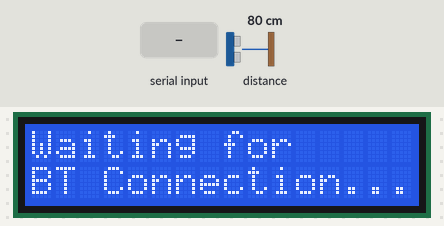
The program below on a simulated Arduino Nano, built with avr-gcc and run on an emulated ATmega328P. Shown: 16×2 character LCD. The inputs (shaded band) are chosen by the test bench; at power-on: distance to the obstacle 80 cm. What the program prints to the serial monitor is not drawn.

Above: at 1.2 s.
1.3 s: "WAITING\n" received over the second serial link
At 2.5 s:
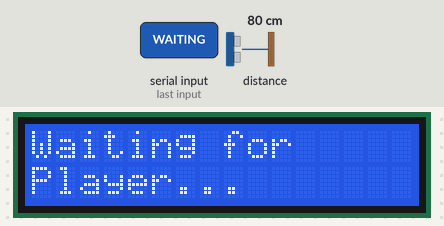
2.8 s: "START\n" received over the second serial link
At 3.7 s:
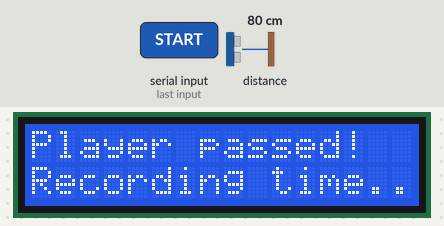
4.3 s: "STOPPED\n" received over the second serial link
At 5.6 s:
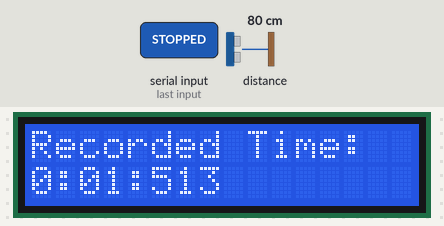
Timing chart, 0 to 7.3 s (numbered marks = the images above; inputs shaded):
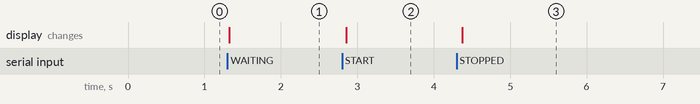

Measured:
- after the input at 1.3 s, the display: changes at once (image 1)
- after the input at 2.8 s, the display: changes after 0.05 s (image 2)
- after the input at 4.3 s, the display: changes after 0.07 s (image 3)

The program:

main.cpp
```cpp
#include <Arduino.h>
#include <Wire.h>
#include <LiquidCrystal_I2C.h>
#include <SoftwareSerial.h>
#include <VL53L0X.h>

// I2C LCD
const byte LCDAddress = 0x27, LCDRows = 16, LCDColumns = 2;
LiquidCrystal_I2C lcd(LCDAddress, LCDRows, LCDColumns);

// VL53L0X
#define GET_DISTANCE distanceSensor.readRangeContinuousMillimeters()
VL53L0X distanceSensor;
const int sensorTimeout = 500;
const int sensorThreshold = 300;

// Bluetooth UART
#define BT_RX_PIN 3
#define BT_TX_PIN 2
SoftwareSerial BTSerial(BT_RX_PIN, BT_TX_PIN);

// State
bool isTimerRunning = false;
unsigned long startTime = 0;

void stopAndReport();
String formatElapsed(long ms);

void setup()
{
  Serial.begin(9600);
  lcd.init();
  lcd.backlight();
  BTSerial.begin(9600);

  distanceSensor.setTimeout(sensorTimeout);
  while (!distanceSensor.init())
  {
    BTSerial.println("NO SENSOR");
    delay(100);
  }
  distanceSensor.startContinuous();

  BTSerial.println("WAITING");
  lcd.print("Waiting for");
  lcd.setCursor(0, 1);
  lcd.print("BT Connection...");
}

void loop()
{
  // 1) Handle incoming BT commands
  if (BTSerial.available())
  {
    String cmd = BTSerial.readStringUntil('\n');
    cmd.trim();
    Serial.println("[BT] " + cmd);

    if (cmd == "WAITING" && !isTimerRunning)
    {
      lcd.clear();
      lcd.print("Waiting for");
      lcd.setCursor(0, 1);
      lcd.print("Player...");
    }
    else if (cmd == "START" && !isTimerRunning)
    {
      // start race
      startTime = millis();
      isTimerRunning = true;
      BTSerial.print("START ");
      BTSerial.println(startTime);

      lcd.clear();
      lcd.print("Player passed!");
      lcd.setCursor(0, 1);
      lcd.print("Recording time...");
    }
    else if (cmd == "STOPPED" && isTimerRunning)
    {
      // external stop request
      stopAndReport();
    }
  }

  // 2) If running, poll the sensor each loop for pass-by
  if (isTimerRunning)
  {
    int dist = GET_DISTANCE;
    if (dist < sensorThreshold)
    {
      // player passed
      stopAndReport();
    }
  }

  delay(10); // small debounce
}

// Shared stop/report logic
void stopAndReport()
{
  unsigned long endTime = millis();
  long elapsed = endTime - startTime;

  // send STOP and TIME
  BTSerial.print("STOP ");
  BTSerial.println(endTime);
  BTSerial.print("TIME ");
  BTSerial.println(formatElapsed(elapsed));

  // display on LCD
  lcd.clear();
  lcd.print("Recorded Time:");
  lcd.setCursor(0, 1);
  lcd.print(formatElapsed(elapsed));

  isTimerRunning = false;
}

// Helper to format mm:ss:MS
String formatElapsed(long ms)
{
  int m = ms / 60000;
  ms %= 60000;
  int s = ms / 1000;
  ms %= 1000;
  char buf[16];
  sprintf(buf, "%d:%02d:%03d", m, s, ms);
  return String(buf);
}
```
